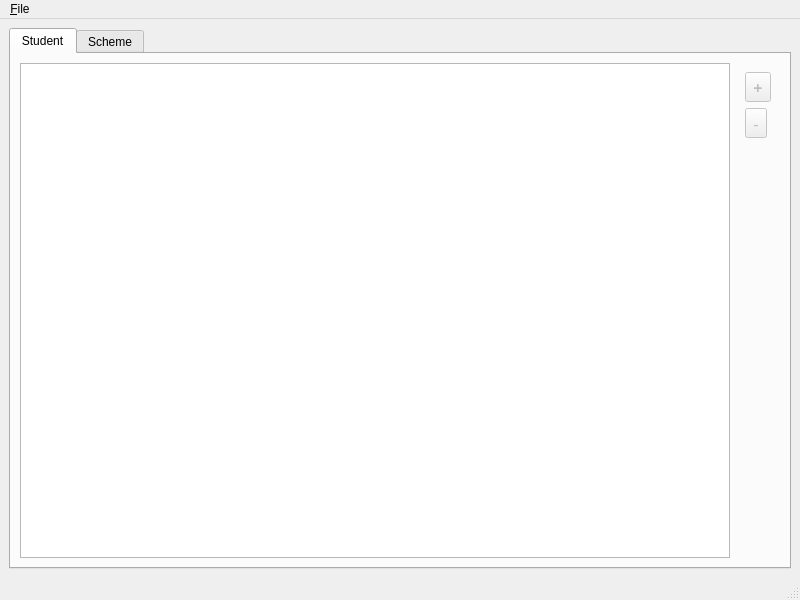
<?xml version="1.0" encoding="UTF-8"?>
<ui version="4.0">
 <class>MainWindow</class>
 <widget class="QMainWindow" name="MainWindow">
  <property name="geometry">
   <rect>
    <x>0</x>
    <y>0</y>
    <width>800</width>
    <height>600</height>
   </rect>
  </property>
  <property name="windowTitle">
   <string>MainWindow</string>
  </property>
  <widget class="QWidget" name="centralwidget">
   <layout class="QHBoxLayout" name="horizontalLayout">
    <item>
     <widget class="QTabWidget" name="tabWidget">
      <property name="autoFillBackground">
       <bool>false</bool>
      </property>
      <property name="currentIndex">
       <number>0</number>
      </property>
      <widget class="QWidget" name="tabStudent">
       <attribute name="title">
        <string>Student</string>
       </attribute>
       <layout class="QHBoxLayout" name="horizontalLayout_2">
        <item>
         <widget class="QTableView" name="tableStudent"/>
        </item>
        <item alignment="Qt::AlignTop">
         <widget class="QWidget" name="widget" native="true">
          <layout class="QVBoxLayout" name="verticalLayout">
           <item>
            <widget class="QToolButton" name="toolButtonStudentAdd">
             <property name="enabled">
              <bool>false</bool>
             </property>
             <property name="font">
              <font>
               <family>Cascadia Mono</family>
               <pointsize>12</pointsize>
               <weight>75</weight>
               <bold>true</bold>
              </font>
             </property>
             <property name="toolTip">
              <string>Add a Student</string>
             </property>
             <property name="text">
              <string>+</string>
             </property>
            </widget>
           </item>
           <item>
            <widget class="QToolButton" name="toolButtonStudentRemove">
             <property name="enabled">
              <bool>false</bool>
             </property>
             <property name="font">
              <font>
               <family>Cascadia Mono</family>
               <pointsize>12</pointsize>
              </font>
             </property>
             <property name="toolTip">
              <string>Remove Current Student</string>
             </property>
             <property name="text">
              <string>-</string>
             </property>
            </widget>
           </item>
          </layout>
         </widget>
        </item>
       </layout>
      </widget>
      <widget class="QWidget" name="tabScheme">
       <attribute name="title">
        <string>Scheme</string>
       </attribute>
      </widget>
     </widget>
    </item>
   </layout>
  </widget>
  <widget class="QMenuBar" name="menubar">
   <property name="geometry">
    <rect>
     <x>0</x>
     <y>0</y>
     <width>800</width>
     <height>26</height>
    </rect>
   </property>
   <widget class="QMenu" name="menuFile">
    <property name="title">
     <string>&amp;File</string>
    </property>
    <addaction name="actionNew"/>
    <addaction name="actionOpen"/>
    <addaction name="actionClose"/>
   </widget>
   <addaction name="menuFile"/>
  </widget>
  <widget class="QStatusBar" name="statusbar"/>
  <action name="actionOpen">
   <property name="text">
    <string>&amp;Open...</string>
   </property>
  </action>
  <action name="actionNew">
   <property name="text">
    <string>&amp;New...</string>
   </property>
  </action>
  <action name="actionClose">
   <property name="text">
    <string>&amp;Close</string>
   </property>
  </action>
 </widget>
 <resources/>
 <connections/>
</ui>
